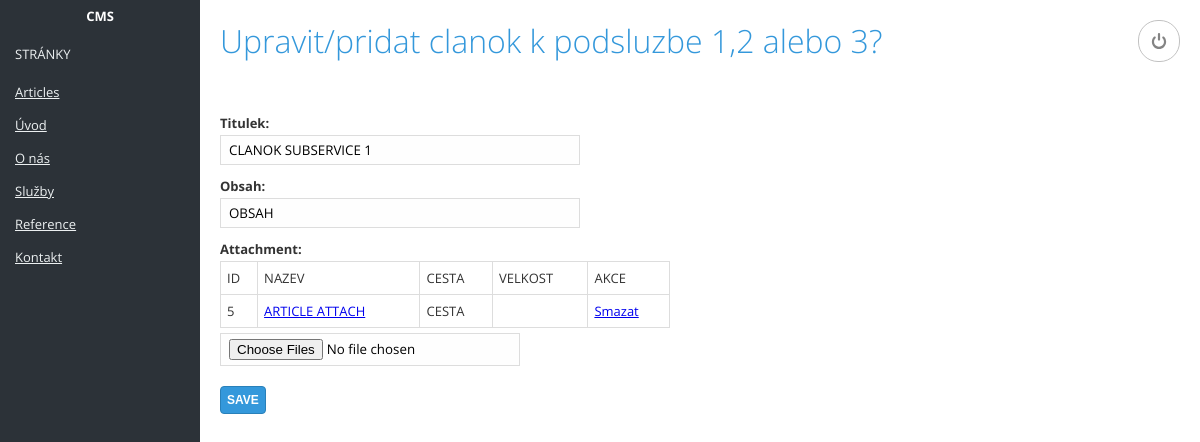
Screenshot of /pbl/admin/article-edit.php?edit=5 with the database file from the repository.
### tables this page shows
CREATE TABLE IF NOT EXISTS `articles` (
          `ID` mediumint(9) NOT NULL AUTO_INCREMENT,
          `title` varchar(250) NOT NULL,
          `subtitle` varchar(500),
          `content` TEXT,
          `subservice_id` mediumint(9) NOT NULL,
          PRIMARY KEY (`ID`),
          FOREIGN KEY (`subservice_id`) REFERENCES services(`ID`)
        );

CREATE TABLE IF NOT EXISTS `attachments` (
        `ID` mediumint(9) NOT NULL AUTO_INCREMENT,
        `title` varchar(250) NOT NULL,
        `whole_path` varchar(500) NOT NULL,
        `article_id` mediumint(9) DEFAULT NULL,
        `subsidy_id` mediumint(9) DEFAULT NULL,
        `studio_id` mediumint(9) DEFAULT NULL,
        `activity_id` mediumint(9) DEFAULT NULL,
        `defaultRef_id` mediumint(9)DEFAULT NULL,
        `size` varchar(20) NOT NULL,
        `type` varchar(20) NOT NULL,
         PRIMARY KEY (`ID`),
         FOREIGN KEY (`article_id`) REFERENCES articles(`ID`) on delete cascade,               
         FOREIGN KEY (`subsidy_id`) REFERENCES subsidies(`ID`) on delete cascade,
         FOREIGN KEY (`studio_id`) REFERENCES studios(`ID`) on delete cascade,               
         FOREIGN KEY (`activity_id`) REFERENCES activities(`ID`) on delete cascade,               
         FOREIGN KEY (`defaultRef_id`) REFERENCES defaultRefs(`ID`) on delete cascade
      );

### pbl/admin/scripts/datahandler.php (called while the page is built, shortened)
<?php
function data_handler($page,$dbaction,$dataid){
  require_once('config.php');
  $res = connect();
  $action = $dbaction;
  $title_set = isset($_POST['title']) ? $_POST['title'] : '';
  $subtitle_set = isset($_POST['subtitle']) ? $_POST['subtitle'] : '';
  $content_set = isset($_POST['content']) ? $_POST['content'] : '';
  $id_set = isset($_POST['id']) ? $_POST['id'] : '';
  $page_name = $page;
  $title=test_input($title_set);
  $content=test_input($content_set);
  $id=test_input($id_set);
  switch($page_name){
      case "article":
        if (strcmp($action, "update") == 0){
          $sql = "UPDATE articles SET title='$title', content='$content' WHERE ID='$id'";
          $result = mysqli_query($res,$sql) or die("Unable to update article");
          fileupload($id);
          header('Location: http://localhost/cmstest/pbl/admin/page-articles.php');
          return $result;
        }
          else if (strcmp($action, "select") == 0){
              if ($dataid != ''){
                      $sql = "SELECT * FROM articles WHERE ID = '$dataid'" or die ("Unable to join tables!");
            }
            else {
                      $sql = "SELECT * FROM articles" or die ("Unable to join tables!");
            }
            $result = mysqli_query($res,$sql) or die ("Unable to get data for editation!");
            return $result;
            }
              break;
      case "attachments":
           if (strcmp($action, "select") == 0){
              $sql = "SELECT * FROM attachments WHERE article_id = '$dataid'";
              $result = mysqli_query($res,$sql) or die ("Unable to UPLOAD attachments!");
              return $result;
              }
           break;
  }
}

### pbl/admin/scripts/config.php (called while the page is built, shortened)
<?php
 function test_input($data) {
   $data = trim($data);
   $data = stripslashes($data);
   $data = str_replace(array("\r","\n"),"",$data);
   return $data;
}
?>

### pbl/admin/article-edit.php (the view, shortened to what this page needs)
<?php
require_once('scripts/datahandler.php');
$edit = isset($_GET['edit']) ? $_GET['edit'] : '';
if (isset($_POST['submit'])){
	$name="article";
	$action="update";
	data_handler($name,$action,'');
	echo '<br>SUBMIT IS SET';
	 unset($_POST['submit']);
}
	else {
		$name="article";
		$action="select";
		$result_select = data_handler($name,$action,$edit);
		while($row = mysqli_fetch_array($result_select)){
            $title = $row['title'];
            $content = $row['content'];
	    }
}
function getAttach($article_id){
	require_once('scripts/datahandler.php');
	$result_attach = data_handler("attachments","select",$article_id);
	while($row = mysqli_fetch_array($result_attach)){
        $id = $row['ID'];
        $title = $row['title'];
        $path = $row['whole_path'];
        $size = $row['size'];
        echo '<tr><td>' . $id . '</td><td><a href="'. $path .'" download>' . $title . '</a></td>
        	  <td>' . $path . '</td><td>' . $size . '</td>
        	  <td><a href="http://localhost/cmstest/pbl/admin/article-edit.php?delattach=' . $id . '">Smazat</a></td>
        	  </tr>';
    }
}
?>
<!DOCTYPE html>
<html>
<?php include 'meta.php'; ?>
<body>
<?php include 'navigation.php'; ?>
<div id="content">
	<h1>Upravit/pridat clanok k podsluzbe 1,2 alebo 3?</h1>
	<form method="POST" action="" enctype="multipart/form-data">
		<div class="form-basic" id="form">
			<div class="form-group">
				<label>Titulek:</label>
				<input type="text" class="form-ctrl" <?php echo 'value="'.$title.'"'; ?> name="title" id="title">
			</div>
			<div class="form-group">
				<label>Obsah:</label>
				<input type="text" class="form-ctrl" <?php echo 'value="'.$content .'"'; ?> name="content" id="title">
			</div>
			<div class="form-group">
				<label>Attachment:</label>
				<table>
				<tr>
					<td>ID</td>
					<td>NAZEV</td>
					<td>CESTA</td>
					<td>VELKOST</td>
					<td>AKCE</td>
				</tr>
				<?php getAttach($edit); ?>
				</table>
				<input type="file" name="files[]" id="fileToUpload" multiple=""/>
			</div>
			<button class="btn btn-submit" id="btn" data-id="about" name="submit" >Save</button>
		  </div>
	  </form>
</div>
</body>
</html>

### pbl/admin/css/style.css (style rules this page uses)
body,html { height:100%;font-family:'Open Sans',sans-serif;font-size:13px }
table { min-width:450px }
table tr td,table tr th { padding:6px;border:1px solid #ddd;height:20px;vertical-align:middle }
table tr td { color:#333 }
#content { padding:20px 20px 20px 220px }
h1 { font-weight:300;color:#3498db;font-size:32px;margin:5px 0 10px }
input { border:1px solid #ddd;background-color:#fefefe;padding:5px 8px;width:50%;font-family:'Open Sans',sans-serif;box-sizing:border-box }
a.button,button { background-color:#3498db;color:#fff;font-weight:700;font-size:12px;text-transform:uppercase;display:block;text-align:center;text-decoration:none;border:1px solid #2980b9;border-radius:4px;max-width:100px;padding:6px;margin:10px 0;cursor:pointer }
div#form,form { max-width:600px;margin:30px 0 15px;overflow:hidden }
div#form .form-group,form .form-group { margin:0 0 15px }
div#form .form-group>*,form .form-group>* { box-sizing:border-box;margin:0 0 5px }
div#form .form-group label,form .form-group label { display:block;font-weight:700;color:#333 }
div#form .form-group .form-ctrl,form .form-group .form-ctrl { width:60%;display:block }

### rows the page displays
articles: title "CLANOK SUBSERVICE 1", content "OBSAH"
attachments: ID "5", title "ARTICLE ATTACH", whole_path "CESTA"
